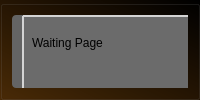
        <widget class="QWidget" name="page_Waiting">
         <layout class="QGridLayout" name="gridLayout_29">
          <property name="leftMargin">
           <number>0</number>
          </property>
          <property name="topMargin">
           <number>0</number>
          </property>
          <property name="rightMargin">
           <number>0</number>
          </property>
          <property name="bottomMargin">
           <number>0</number>
          </property>
          <item row="0" column="0">
           <widget class="QGroupBox" name="groupBox_22">
            <property name="styleSheet">
             <string notr="true">

QGroupBox{
	
	margin-top: 0ex;


	background-color: rgb(4, 59, 93);
	
	background-color: qlineargradient(spread:pad, x1:1, y1:0.00568182, x2:0, y2:1, stop:0 rgba(0, 0, 0, 255), stop:1 rgba(74, 42, 6, 255));
	
	
	border-top-color: qlineargradient(spread:pad, x1:1, y1:0, x2:0, y2:0, stop:0 rgba(70, 70, 70, 255), stop:1 rgba(59, 59, 59, 255));
	border-left-color: qlineargradient(spread:pad, x1:0, y1:1, x2:0, y2:0, stop:0 rgba(70, 70, 70, 255), stop:1 rgba(59, 59, 59, 255));
border-right-color: qlineargradient(spread:pad, x1:0, y1:1, x2:0, y2:0, stop:0 rgba(120, 120, 120, 255), stop:1 rgba(70, 70, 70, 255));
border-bottom-color: qlineargradient(spread:pad, x1:1, y1:0, x2:0, y2:0, stop:0 rgba(120, 120, 120, 255), stop:1 rgba(70, 70, 70, 255));
}</string>
            </property>
            <property name="title">
             <string/>
            </property>
            <layout class="QGridLayout" name="gridLayout_12">
             <item row="0" column="0">
              <widget class="QGroupBox" name="groupBox_23">
               <property name="minimumSize">
                <size>
                 <width>0</width>
                 <height>0</height>
                </size>
               </property>
               <property name="maximumSize">
                <size>
                 <width>441</width>
                 <height>141</height>
                </size>
               </property>
               <property name="styleSheet">
                <string notr="true">QGroupBox{
	background-color: rgba(100,100,100, 255);
	border: 0px solid;
	border-radius: 4px;
	margin-top: 0ex;
	padding-top: 2ex;
}</string>
               </property>
               <property name="title">
                <string/>
               </property>
               <widget class="QGroupBox" name="groupBox_24">
                <property name="geometry">
                 <rect>
                  <x>10</x>
                  <y>0</y>
                  <width>421</width>
                  <height>131</height>
                 </rect>
                </property>
                <property name="styleSheet">
                 <string notr="true">QGroupBox{
	margin-top: 2ex;	
	background-color:  rgba(107, 107, 107, 255);
	border: 2px solid rgb(212, 212, 212);
	border-radius: 1px;
	padding: 1px;
}



QGroupBox::title {
	subcontrol-position: top left;
	subcontrol-origin: margin;
	padding: 0 3px;
}</string>
                </property>
                <property name="title">
                 <string/>
                </property>
                <widget class="QLabel" name="label_WaitingTitle">
                 <property name="geometry">
                  <rect>
                   <x>10</x>
                   <y>20</y>
                   <width>401</width>
                   <height>16</height>
                  </rect>
                 </property>
                 <property name="text">
                  <string>Waiting Page</string>
                 </property>
                </widget>
                <widget class="QLabel" name="label_WaitingStatus">
                 <property name="geometry">
                  <rect>
                   <x>10</x>
                   <y>50</y>
                   <width>401</width>
                   <height>71</height>
                  </rect>
                 </property>
                 <property name="text">
                  <string>Waiting Page</string>
                 </property>
                 <property name="wordWrap">
                  <bool>true</bool>
                 </property>
                </widget>
               </widget>
              </widget>
             </item>
            </layout>
           </widget>
          </item>
         </layout>
        </widget>
